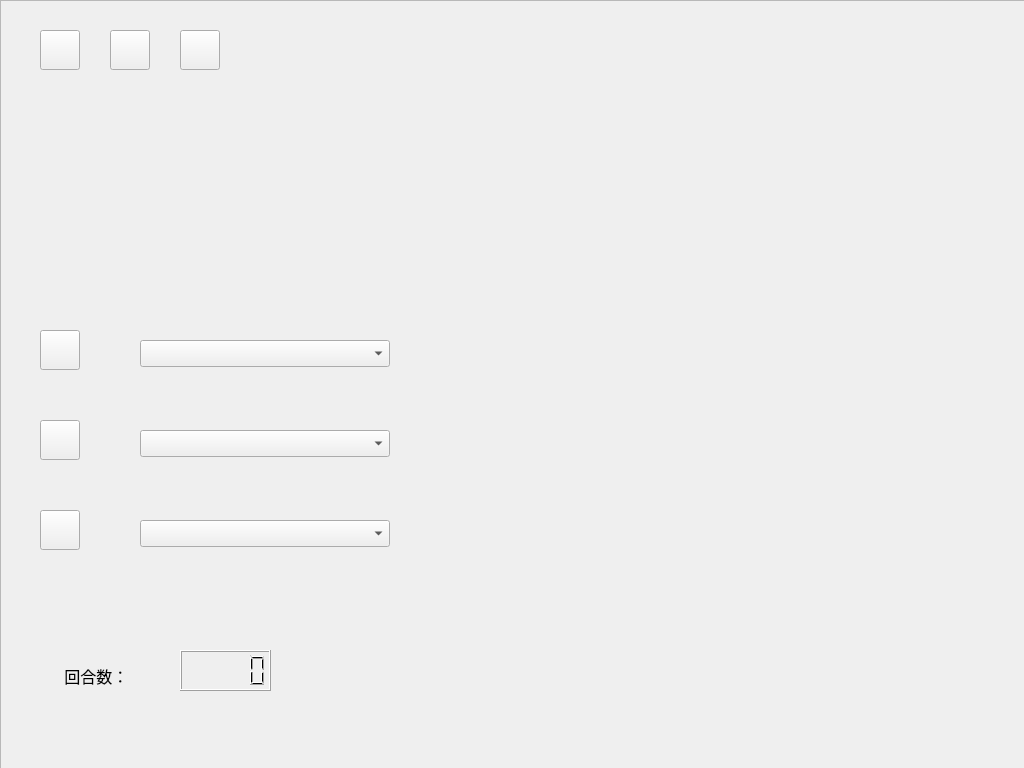
<?xml version="1.0" encoding="UTF-8"?>
<ui version="4.0">
 <class>AIvsAI</class>
 <widget class="QWidget" name="AIvsAI">
  <property name="geometry">
   <rect>
    <x>0</x>
    <y>0</y>
    <width>1024</width>
    <height>768</height>
   </rect>
  </property>
  <property name="windowTitle">
   <string>Form</string>
  </property>
  <widget class="QFrame" name="frame">
   <property name="geometry">
    <rect>
     <x>0</x>
     <y>0</y>
     <width>1031</width>
     <height>771</height>
    </rect>
   </property>
   <property name="frameShape">
    <enum>QFrame::StyledPanel</enum>
   </property>
   <property name="frameShadow">
    <enum>QFrame::Raised</enum>
   </property>
   <widget class="QPushButton" name="AiButton1">
    <property name="geometry">
     <rect>
      <x>40</x>
      <y>330</y>
      <width>40</width>
      <height>40</height>
     </rect>
    </property>
    <property name="text">
     <string/>
    </property>
   </widget>
   <widget class="QComboBox" name="AiCombo1">
    <property name="geometry">
     <rect>
      <x>140</x>
      <y>340</y>
      <width>250</width>
      <height>27</height>
     </rect>
    </property>
   </widget>
   <widget class="QPushButton" name="AiButton2">
    <property name="geometry">
     <rect>
      <x>40</x>
      <y>420</y>
      <width>40</width>
      <height>40</height>
     </rect>
    </property>
    <property name="sizePolicy">
     <sizepolicy hsizetype="Fixed" vsizetype="Fixed">
      <horstretch>0</horstretch>
      <verstretch>0</verstretch>
     </sizepolicy>
    </property>
    <property name="text">
     <string/>
    </property>
   </widget>
   <widget class="QComboBox" name="AiCombo2">
    <property name="geometry">
     <rect>
      <x>140</x>
      <y>430</y>
      <width>250</width>
      <height>27</height>
     </rect>
    </property>
   </widget>
   <widget class="QComboBox" name="mapCombo">
    <property name="geometry">
     <rect>
      <x>140</x>
      <y>520</y>
      <width>250</width>
      <height>27</height>
     </rect>
    </property>
   </widget>
   <widget class="QPushButton" name="mapButton">
    <property name="geometry">
     <rect>
      <x>40</x>
      <y>510</y>
      <width>40</width>
      <height>40</height>
     </rect>
    </property>
    <property name="text">
     <string/>
    </property>
   </widget>
   <widget class="QLabel" name="label">
    <property name="geometry">
     <rect>
      <x>60</x>
      <y>660</y>
      <width>91</width>
      <height>31</height>
     </rect>
    </property>
    <property name="font">
     <font>
      <pointsize>12</pointsize>
     </font>
    </property>
    <property name="text">
     <string> 回合数：</string>
    </property>
   </widget>
   <widget class="QLCDNumber" name="roundLCD">
    <property name="geometry">
     <rect>
      <x>180</x>
      <y>650</y>
      <width>91</width>
      <height>41</height>
     </rect>
    </property>
   </widget>
   <widget class="QPushButton" name="startButton">
    <property name="geometry">
     <rect>
      <x>180</x>
      <y>30</y>
      <width>40</width>
      <height>40</height>
     </rect>
    </property>
    <property name="text">
     <string/>
    </property>
   </widget>
   <widget class="QPushButton" name="returnButton">
    <property name="geometry">
     <rect>
      <x>40</x>
      <y>30</y>
      <width>40</width>
      <height>40</height>
     </rect>
    </property>
    <property name="text">
     <string/>
    </property>
   </widget>
   <widget class="QPushButton" name="exitButton">
    <property name="geometry">
     <rect>
      <x>110</x>
      <y>30</y>
      <width>40</width>
      <height>40</height>
     </rect>
    </property>
    <property name="text">
     <string/>
    </property>
   </widget>
  </widget>
 </widget>
 <resources/>
 <connections/>
</ui>
